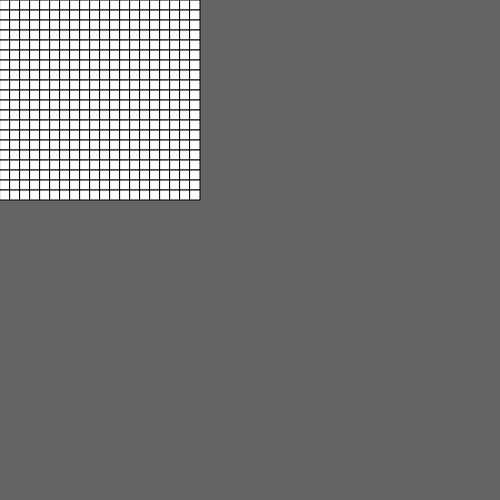
Frame 1 (no input)
Frame 60 (no input): identical to frame 1, image omitted
Frame 120 (the mouse pressed at the canvas centre since frame 60): identical to frame 1, image omitted

The p5.js sketch that drew this single still picture (run headless with seeded random() and noise() and a simulated clock; from frame 60 on, the mouse is pressed at the canvas centre):

// p5.js sketch
// ── sketch.js

function setup(){
canvas= createCanvas(500,500);
}

function draw(){
  background(100);
  myGrid = new Grid(20,10);
  myGrid.update();

}
function Grid(r,mag){
   this.update = function(){
     for(this.i = 0; this.i< r; this.i++){
      for(this.j = 0; this.j <r; this.j++){
      this.x = this.i * mag;
      this.y = this.j * mag;
      stroke(0);
      fill(255);
      rect(this.x,this.y,mag,mag);
      }
     }
   }
 }

// ── equations.js

  var myDiv;
  var num = 6;
function setup() {
  myDiv = createDiv('$\\sqrt{'+num+'}$ $a$ &alpha; this is some text');
  newDiv = createDiv();
}

function draw() {
  num = 8;
  newDiv.html('$\\sqrt{3}$');

}

// ── sketch-1.js

function setup(){
canvas= createCanvas(500,500);

  pg = createGraphics(width, height);
  pg.myGrid = new Grid(40);

  //pg.ellipse(20,20,20,20)
}

function draw(){
  background(200);
  //myGrid.update();
  //myGrid.display();
//  pg.myGrid.display();


  ellipse(50,50,50,50)
  //  image(pg, 0, 0,width,height);

}

// var Grid = function(spacing){
//   nOfRows = height/spacing;
//   nOfCols = width/spacing;
//   stroke(0);
//
//   this.update = function(){
//
//   }
//   this.display = function(){
//     beginShape(LINES);
//     for(i=0;i<nOfRows;i++){
//       vertex(0,i*spacing);
//       vertex(width,i*spacing);
//     }
//     for(i=0;i<nOfCols;i++){
//       vertex(i*spacing,0);
//       vertex(i*spacing,height);
//     }
//     endShape();
//   }
// }


function Grid(r,mag){
   this.update = function(){
     for(this.i = 0; this.i< r; this.i++){
      for(this.j = 0; this.j <r; this.j++){
      this.x = this.i * mag;
      this.y = this.j * mag;
      stroke(0);
      fill(255);
      rect(this.x,this.y,mag,mag);
      }
     }
   }
 }

// ── sketch-2.js


function setup() {
  canvas = createCanvas(windowWidth, windowHeight);
  canvas.parent('sketch-holder');

  frameRate(3);
  m = 3; // mass of block
  i = 30; // initial force applied
  w = 40; // width
  h = 40; // height
  g = 1; //gravity
  ra = 0; // initial ramp angle
  clamp = 0.5;
  mus = .35;
  muk = .30;
  currentMu = mus;
  moving = false;
  mahdiv = createDiv('');
  spawnControls();
  init();
}

function draw() {
  clear();
  //console.log(netForce);
  push();
  thetaRadians = rampSlider.value() * PI / 180;
  translate(windowWidth / 2, windowHeight / 2);
  rotate(thetaRadians);
  block.mass = massSlider.value();
  fstaticMax = mus * block.mass * g * Math.cos(thetaRadians);
  block.applyForce(netForce);
  block.update();
  block.display();
  block.wrapEdges();
  calcNetForce();
  stroke(0);
  line(-width, 0, width, 0);
  pop();
  displayStats();
  
}

function displayStats() {
  // unit adjustment
  ua = 10;
  stats = ("type: <span class=\"nums\">" + frictionMode + "</span><br>" +
    "mu: <span class=\"nums\">" + currentMu.toFixed(2) + "</span><br>" +
    "distance: <span class=\"nums\">" + (block.distance / (ua*ua)).toFixed(1) + " m</span><br>" +
    "velocity: <span class=\"nums\">" + (block.velocity.x ).toFixed(1) + " m/s </span><br>" +
    "mass: <span class=\"nums\">" + block.mass + " kg</span><br>impulse: <span class=\"nums\">" + shoveSlider.value() + " N</span><br>" +
    "angle: <span class=\"nums\">" + rampSlider.value().toFixed(1) + " &theta;</span><br>" +
          "time: <span class=\"nums\">" + (t/ua).toFixed(1) + " s</span>");
  mahdiv.html(stats);
  mahdiv.parent('stats-holder');
}

function spawnControls() {
  button1 = createButton('shove block');
  button1.mousePressed(shoveButton);
  button1.parent('button-holder');
  button1.class("sim-slider gray ");
  button2 = createButton('reset');
  button2.mousePressed(init);
  button2.parent('button-holder');
  button2.class("sim-slider gray ");
  massSlider = createSlider(1, 50, m);
  massSlider.parent('slider-holder');
  massSlider.class("sim-slider gray ");
  shoveSlider = createSlider(-80, 80, i);
  shoveSlider.parent('slider-holder');
  shoveSlider.class("sim-slider gray ");
  rampSlider = createSlider(0, 30, ra);
  rampSlider.parent('slider-holder');
  rampSlider.class("sim-slider gray ");
}

function windowResized() {
  resizeCanvas(windowWidth, windowHeight);
}

function shoveButton() {
  shoveMePlz = !shoveMePlz;
}

function init() {
  //block's initial motion
  pos = createVector(0, 0);
  vel = createVector(0, 0);
  accel = createVector(0, 0);
  netForce = createVector(0, 0);
  shoveMePlz = false;
  frictSign = 1;
  block = new KineticMass(pos, vel, accel, 10, 'red');
  block.mass = massSlider.value();
  shove = shoveSlider.value();
  moving = false;
  currentMu = mus;
  t=0;
}

function calcNetForce() {
  // check if impulse has been applied to block
  if (shoveMePlz) {
    shove = shoveSlider.value();
    block.distance = 0;
    shoveMePlz = false;
  } else {
    shove = 0;
  }
  // if it's not moving, see if it starts to move
  if (moving === false) {
    // check if block overcomes friction from being pushed
    if (Math.abs(shove) > fstaticMax) {
      moving = true;
      t=0;
    }
    // check if block begins to slide from gravity
    else if (Math.abs(Math.tan(thetaRadians)) > mus) {
      moving = true;
      t=0;
    }
  }
  // if the block is moving, apply kinetic friction
  if (moving === true) {
    t+=1;
    currentMu = muk;
    frictionMode = "kinetic";
    // adjust friction to oppose direction of movement
    if (block.velocity.x > 0) {
      frictSign = 1;
    } else {
      frictSign = -1;
    }
    netForce = createVector((shove + block.mass * g * Math.sin(thetaRadians) - frictSign * muk * block.mass * g * Math.cos(thetaRadians)), 0);
  } else {
    currentMu = mus;
    frictionMode = "static";
    netForce = createVector(0, 0);
  }
  // keep the block from sliding backwards from friction when halted
  if (Math.abs(block.velocity.x) < clamp) {
    moving = false;
    currentMu = mus;
    frictionMode = "static";
    block.velocity.mult(0);
  } else {
    moving = true;
  }
}

var KineticMass = function(position, velocity, acceleration, mass, kmFill, scaling) {
  this.position = new createVector(position.x, position.y);
  this.velocity = new createVector(velocity.x, velocity.y);
  this.acceleration = new createVector(acceleration.x, acceleration.y);
  this.previousVel = new createVector(0, 0);

  this.limit = 10000;
  this.mass = mass;
  this.color = kmFill;
  this.outline = 255;
  this.size = this.mass;
  this.distance = 0;

  this.update = function() {
    this.previousVel = this.velocity.copy();
    this.velocity.add(this.acceleration);
    this.velocity.limit(this.limit);
    this.avgYVel = (this.previousVel.y + this.velocity.y) / 2;
    this.avgXVel = (this.previousVel.x + this.velocity.x) / 2;
    this.position.x += this.avgXVel;
    this.position.y += this.avgYVel;
    this.distance += this.avgXVel;
    this.acceleration.mult(0);
  };

  this.display = function() {
    fill(this.color);
    stroke(this.outline);
    rect(this.position.x, this.position.y - h, w, h);
  };
  this.giveItAnAcceleration = function(accel) {
    this.acceleration = (accel);
  };
  this.applyForce = function(force) {
    var f = force.copy();
    f.div(this.mass);
    this.acceleration = f;
    if (this.acceleration.x !== 0){console.log(this.acceleration.x)}
  };
  //Behaviors
  this.wrapEdges = function() {
    if (this.position.x > width / 2) {
      this.position.x = -width / 2;
    } else if (this.position.x < -width / 2) {
      this.position.x = width / 2;
    }
  };
};
